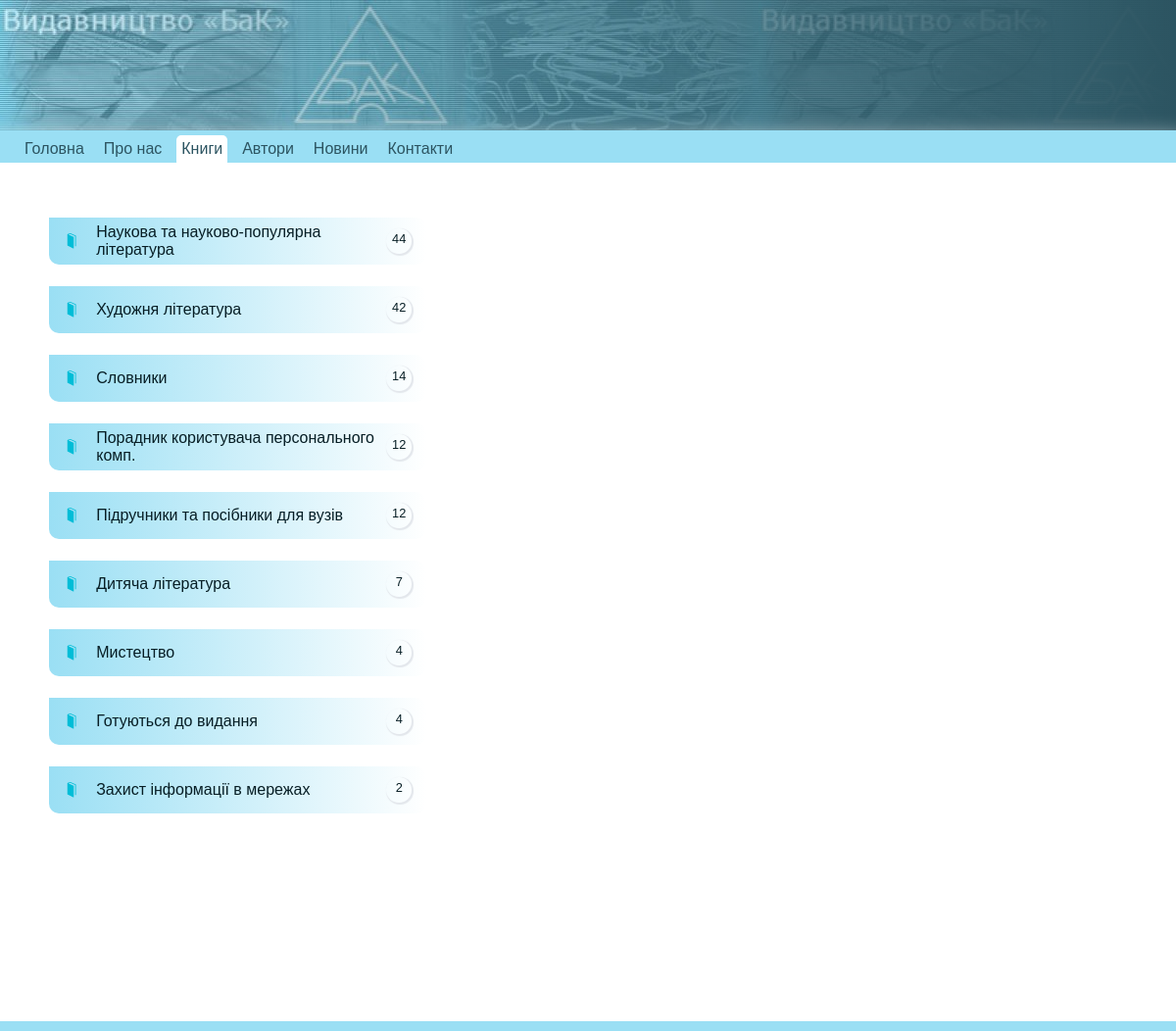
The app's page /books/index.php with its own data.
### tables this page shows
CREATE TABLE `folders` (
  `folder_id` int(11) NOT NULL AUTO_INCREMENT,
  `folder` varchar(100) DEFAULT NULL,
  `deleted` tinyint(1) unsigned NOT NULL DEFAULT '0',
  PRIMARY KEY (`folder_id`),
  UNIQUE KEY `folder_id` (`folder_id`,`folder`) USING BTREE
);

### books/index.php (called while the page is built, shortened)
<?
require_once "../template/template.php";
?>

### template/book_view.php (the view, shortened to what this page needs)
<?
    $current_folder = $_GET['folder'];
    $where = $current_folder ? "where folders.folder_id={$current_folder}" : '';
    $query = mysql_query(
    "SELECT
    folders.folder_id, folders.folder, cnt from folders left join
    (select books.folder, count(*) as cnt from books group by books.folder) as sel
    on sel.folder = folders.folder_id
    {$where}
    ORDER BY cnt DESC
    ");
    $folders = array();
    while ($cRecord = mysql_fetch_assoc($query)) {
        if ($cRecord['folder_id'] == $current_folder) array_unshift($folders, $cRecord); else {
            $folders[] = $cRecord;
        }
    }
?>
<div class="books">
    <div class="book-left">
        <ul id='folders'>
            <?
                foreach($folders as $key=>$value) {
                    $active_class = $value['folder_id'] == $current_folder ? "class='active'" : '';
                    if (!$current_folder) $active_class = "class = 'visible'";
                    $btns = '';
                    echo "
                    <li>
                    {$btns}
                    <a {$active_class} href='?folder={$value['folder_id']}'>
                    <img id='open-book' src='../assets/img/openbook.png'>
                    <img id='close-book' src='../assets/img/book.png'>
                    <span>
                    {$value['folder']}
                    </span>
                    <span class='bage'>{$value['cnt']}</span>
                    </a>
                    </li>
                    ";
                }
            ?>
        </ul>
    </div>
    <?
        echo "<div class='book-right'>";
        echo "</div>";
    ?>
    </div>

### assets/styles.css (style rules this page uses)
* { margin: 0; padding: 0; -webkit-box-sizing: border-box; box-sizing: border-box; }
.bak-project { font-family: sans-serif; padding: 0 0px; }
.bak-project a { color: #071e25; cursor: pointer; }
.bak-project li { list-style-type: none; }
.bak-project main li { list-style-type: none; padding: 5px; }
.bak-project main .book-right { width: 60%; display: -webkit-box; display: -ms-flexbox; display: flex; -ms-flex-wrap: wrap; flex-wrap: wrap; -ms-flex-pack: distribute; justify-content: space-around; -ms-flex-line-pack: start; align-content: flex-start; }
.bak-project main .books { display: -webkit-box; display: -ms-flexbox; display: flex; -webkit-box-orient: horizontal; -webkit-box-direction: normal; -ms-flex-direction: row; flex-direction: row; }
.bak-project main .books .book-left { width: 35%; margin-right: 5%; }
.bak-project main .books .book-left li { padding: 5px 15px; border-radius: 10px; border-top-left-radius: 0; height: 3em; display: -webkit-box; display: -ms-flexbox; display: flex; -webkit-box-pack: justify; -ms-flex-pack: justify; justify-content: space-between; -webkit-box-align: center; -ms-flex-align: center; align-items: center; margin: 0; background: -webkit-gradient(linear, right top, left top, from(white), to(#9adff4)); background: linear-gradient(to left, white, #9adff4); }
.bak-project main .books .book-left li a { text-decoration: none; display: none; -webkit-box-pack: justify; -ms-flex-pack: justify; justify-content: space-between; -webkit-box-align: center; -ms-flex-align: center; align-items: center; width: 100%; }
.bak-project main .books .book-left li a.visible { display: -webkit-box; display: -ms-flexbox; display: flex; }
.bak-project main .books .book-left li a span { width: 80%; }
.bak-project main .books .book-left li a span.bage { width: 2em; height: 2em; font-size: 0.8em; text-align: center; -webkit-box-shadow: 1px 1px 1px 1px #e3e7ec; box-shadow: 1px 1px 1px 1px #e3e7ec; padding: 3px 0; border-radius: 50%; }
.bak-project main .books .book-left li a img#close-book { height: 1em; margin-right: 5px; display: block; }

### records on screen
folders: folder "Наукова та науково-популярна лiтература", cnt "44"
folders: folder "Художня література", cnt "42"
folders: folder "Словники", cnt "14"
folders: folder "Порадник користувача персонального комп.", cnt "12"
folders: folder "Підручники та посібники для вузів", cnt "12"
folders: folder "Дитяча література", cnt "7"
folders: folder "Мистецтво", cnt "4"
folders: folder "Готуються до видання", cnt "4"
folders: folder "Захист iнформацiї в мережах", cnt "2"

### other values on screen
$value['name'] "Головна"
$value['name'] "Про нас"
$value['name'] "Книги"
$value['name'] "Автори"
$value['name'] "Новини"
$value['name'] "Контакти"
